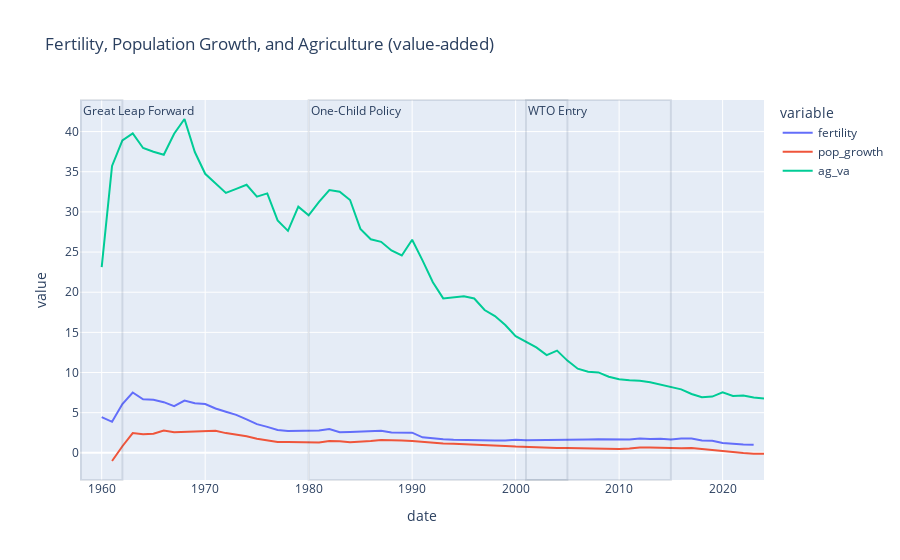

This figure's notebook cell:
### Code cell
reform_plot(china_df, ["fertility", "pop_growth", "ag_va"], 
            "Fertility, Population Growth, and Agriculture (value-added)",
            periods = ["Great Leap Forward", "One-Child Policy", "WTO Entry"])

### Figure 1 — Plotly figure (JSON) as saved in the notebook; plotly's stock layout.template omitted (floating-point values rounded to 4 significant figures)
{"data": [{"hovertemplate": "variable=fertility<br>date=%{x}<br>value=%{y}<extra></extra>", "legendgroup": "fertility", "line": {"color": "#636efa", "dash": "solid"}, "marker": {"symbol": "circle"}, "mode": "lines", "name": "fertility", "orientation": "v", "showlegend": true, "type": "scatter", "x": [1960, 1961, 1962, 1963, 1964, 1965, 1966, 1967, 1968, 1969, 1970, 1971, 1972, 1973, 1974, 1975, 1976, 1977, 1978, 1979, 1980, 1981, 1982, 1983, 1984, 1985, 1986, 1987, 1988, 1989, 1990, 1991, 1992, 1993, 1994, 1995, 1996, 1997, 1998, 1999, 2000, 2001, 2002, 2003, 2004, 2005, 2006, 2007, 2008, 2009, 2010, 2011, 2012, 2013, 2014, 2015, 2016, 2017, 2018, 2019, 2020, 2021, 2022, 2023, 2024], "xaxis": "x", "y": [4.451, 3.863, 6.085, 7.513, 6.672, 6.605, 6.307, 5.806, 6.508, 6.175, 6.085, 5.523, 5.112, 4.726, 4.17, 3.571, 3.235, 2.844, 2.716, 2.745, 2.739, 2.792, 2.972, 2.559, 2.607, 2.633, 2.721, 2.76, 2.539, 2.52, 2.514, 1.934, 1.776, 1.691, 1.628, 1.588, 1.554, 1.527, 1.522, 1.53, 1.628, 1.563, 1.566, 1.57, 1.605, 1.624, 1.644, 1.666, 1.701, 1.714, 1.687, 1.668, 1.798, 1.714, 1.769, 1.67, 1.772, 1.795, 1.539, 1.496, 1.236, 1.117, 1.034, 0.999, NaN], "yaxis": "y"}, {"hovertemplate": "variable=pop_growth<br>date=%{x}<br>value=%{y}<extra></extra>", "legendgroup": "pop_growth", "line": {"color": "#EF553B", "dash": "solid"}, "marker": {"symbol": "circle"}, "mode": "lines", "name": "pop_growth", "orientation": "v", "showlegend": true, "type": "scatter", "x": [1960, 1961, 1962, 1963, 1964, 1965, 1966, 1967, 1968, 1969, 1970, 1971, 1972, 1973, 1974, 1975, 1976, 1977, 1978, 1979, 1980, 1981, 1982, 1983, 1984, 1985, 1986, 1987, 1988, 1989, 1990, 1991, 1992, 1993, 1994, 1995, 1996, 1997, 1998, 1999, 2000, 2001, 2002, 2003, 2004, 2005, 2006, 2007, 2008, 2009, 2010, 2011, 2012, 2013, 2014, 2015, 2016, 2017, 2018, 2019, 2020, 2021, 2022, 2023, 2024], "xaxis": "x", "y": [NaN, -1.016, 0.8205, 2.458, 2.321, 2.381, 2.787, 2.571, 2.611, 2.74, 2.762, 2.747, 2.457, 2.283, 2.066, 1.766, 1.547, 1.363, 1.338, 1.334, 1.254, 1.281, 1.473, 1.445, 1.312, 1.362, 1.487, 1.604, 1.61, 1.533, 1.467, 1.364, 1.226, 1.15, 1.13, 1.087, 1.048, 1.023, 0.9596, 0.8659, 0.788, 0.7264, 0.67, 0.6229, 0.5939, 0.5881, 0.5584, 0.5223, 0.5124, 0.4974, 0.483, 0.5465, 0.6783, 0.6661, 0.6303, 0.5815, 0.5731, 0.6052, 0.4677, 0.3547, 0.238, 0.08925, -0.0131, -0.1038, -0.1231], "yaxis": "y"}, {"hovertemplate": "variable=ag_va<br>date=%{x}<br>value=%{y}<extra></extra>", "legendgroup": "ag_va", "line": {"color": "#00cc96", "dash": "solid"}, "marker": {"symbol": "circle"}, "mode": "lines", "name": "ag_va", "orientation": "v", "showlegend": true, "type": "scatter", "x": [1960, 1961, 1962, 1963, 1964, 1965, 1966, 1967, 1968, 1969, 1970, 1971, 1972, 1973, 1974, 1975, 1976, 1977, 1978, 1979, 1980, 1981, 1982, 1983, 1984, 1985, 1986, 1987, 1988, 1989, 1990, 1991, 1992, 1993, 1994, 1995, 1996, 1997, 1998, 1999, 2000, 2001, 2002, 2003, 2004, 2005, 2006, 2007, 2008, 2009, 2010, 2011, 2012, 2013, 2014, 2015, 2016, 2017, 2018, 2019, 2020, 2021, 2022, 2023, 2024], "xaxis": "x", "y": [23.12, 35.72, 38.9, 39.77, 37.96, 37.48, 37.11, 39.74, 41.56, 37.45, 34.74, 33.58, 32.36, 32.87, 33.37, 31.9, 32.31, 28.94, 27.64, 30.65, 29.58, 31.26, 32.72, 32.51, 31.48, 27.88, 26.59, 26.27, 25.19, 24.57, 26.53, 23.96, 21.25, 19.23, 19.38, 19.5, 19.22, 17.78, 17.03, 15.92, 14.53, 13.82, 13.13, 12.18, 12.73, 11.48, 10.48, 10.09, 10.01, 9.473, 9.166, 9.034, 8.965, 8.784, 8.482, 8.224, 7.901, 7.328, 6.917, 7.006, 7.54, 7.089, 7.148, 6.89, 6.776], "yaxis": "y"}], "layout": {"annotations": [{"showarrow": false, "text": "Great Leap Forward", "x": 1958, "xanchor": "left", "xref": "x", "y": 1, "yanchor": "top", "yref": "y domain"}, {"showarrow": false, "text": "One-Child Policy", "x": 1980, "xanchor": "left", "xref": "x", "y": 1, "yanchor": "top", "yref": "y domain"}, {"showarrow": false, "text": "WTO Entry", "x": 2001, "xanchor": "left", "xref": "x", "y": 1, "yanchor": "top", "yref": "y domain"}], "legend": {"title": {"text": "variable"}, "tracegroupgap": 0}, "shapes": [{"opacity": 0.12, "type": "rect", "x0": 1958, "x1": 1962, "xref": "x", "y0": 0, "y1": 1, "yref": "y domain"}, {"opacity": 0.12, "type": "rect", "x0": 1980, "x1": 2015, "xref": "x", "y0": 0, "y1": 1, "yref": "y domain"}, {"opacity": 0.12, "type": "rect", "x0": 2001, "x1": 2005, "xref": "x", "y0": 0, "y1": 1, "yref": "y domain"}], "title": {"text": "Fertility, Population Growth, and Agriculture (value-added)"}, "xaxis": {"anchor": "y", "domain": [0, 1], "title": {"text": "date"}}, "yaxis": {"anchor": "x", "domain": [0, 1], "title": {"text": "value"}}}}
